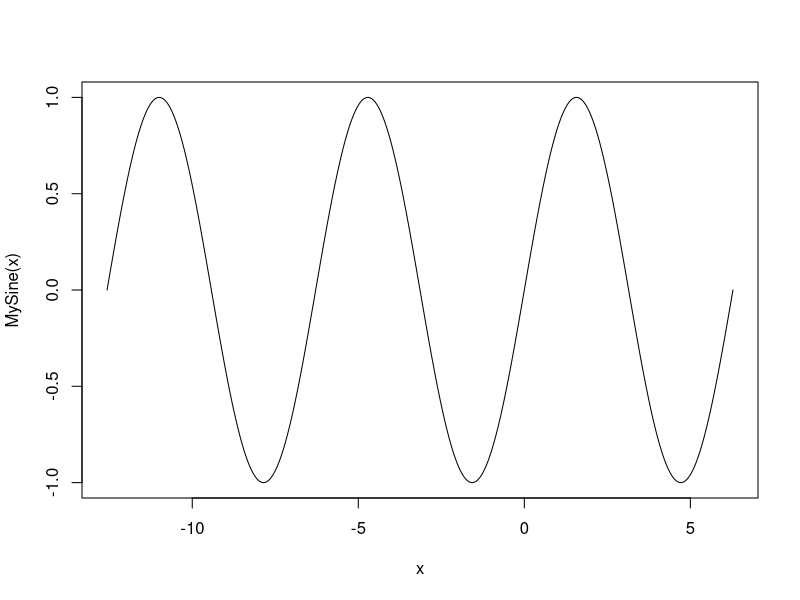

The R source for this figure:
## ----SineCurve-----------------------------------------------------------
MySine <- function(x){ sin(x)} 
curve(MySine, -4*pi, 2*pi, n = 2001) 

## ----Derivation----------------------------------------------------------
y=expression(exp(2*x)) 
D(y,"x") 

